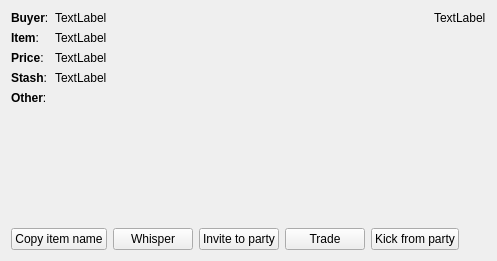
<?xml version="1.0" encoding="UTF-8"?>
<ui version="4.0">
 <class>TradeWidget</class>
 <widget class="QWidget" name="TradeWidget">
  <property name="geometry">
   <rect>
    <x>0</x>
    <y>0</y>
    <width>497</width>
    <height>261</height>
   </rect>
  </property>
  <property name="windowTitle">
   <string>Form</string>
  </property>
  <layout class="QVBoxLayout" name="verticalLayout_2">
   <item>
    <layout class="QHBoxLayout" name="horizontalLayout_2" stretch="1,0">
     <item>
      <layout class="QFormLayout" name="formLayout">
       <item row="0" column="0">
        <widget class="QLabel" name="label">
         <property name="text">
          <string>&lt;b&gt;Buyer&lt;/b&gt;:</string>
         </property>
        </widget>
       </item>
       <item row="0" column="1">
        <widget class="QLabel" name="buyer">
         <property name="text">
          <string>TextLabel</string>
         </property>
        </widget>
       </item>
       <item row="1" column="0">
        <widget class="QLabel" name="label_2">
         <property name="text">
          <string>&lt;b&gt;Item&lt;/b&gt;:</string>
         </property>
        </widget>
       </item>
       <item row="1" column="1">
        <widget class="QLabel" name="item">
         <property name="text">
          <string>TextLabel</string>
         </property>
        </widget>
       </item>
       <item row="2" column="0">
        <widget class="QLabel" name="label_3">
         <property name="text">
          <string>&lt;b&gt;Price&lt;/b&gt;:</string>
         </property>
        </widget>
       </item>
       <item row="2" column="1">
        <widget class="QLabel" name="price">
         <property name="text">
          <string>TextLabel</string>
         </property>
        </widget>
       </item>
       <item row="3" column="0">
        <widget class="QLabel" name="label_4">
         <property name="text">
          <string>&lt;b&gt;Stash&lt;/b&gt;:</string>
         </property>
        </widget>
       </item>
       <item row="3" column="1">
        <widget class="QLabel" name="stash">
         <property name="text">
          <string>TextLabel</string>
         </property>
        </widget>
       </item>
       <item row="4" column="0">
        <widget class="QLabel" name="label_5">
         <property name="text">
          <string>&lt;b&gt;Other&lt;/b&gt;:</string>
         </property>
        </widget>
       </item>
       <item row="4" column="1">
        <widget class="QLabel" name="other">
         <property name="text">
          <string/>
         </property>
        </widget>
       </item>
      </layout>
     </item>
     <item>
      <layout class="QVBoxLayout" name="verticalLayout">
       <item>
        <widget class="QLabel" name="time">
         <property name="text">
          <string>TextLabel</string>
         </property>
        </widget>
       </item>
       <item>
        <spacer name="verticalSpacer">
         <property name="orientation">
          <enum>Qt::Vertical</enum>
         </property>
         <property name="sizeHint" stdset="0">
          <size>
           <width>20</width>
           <height>40</height>
          </size>
         </property>
        </spacer>
       </item>
      </layout>
     </item>
    </layout>
   </item>
   <item>
    <layout class="QHBoxLayout" name="horizontalLayout">
     <item>
      <widget class="QPushButton" name="copy_item_name">
       <property name="text">
        <string>Copy item name</string>
       </property>
      </widget>
     </item>
     <item>
      <widget class="QPushButton" name="whisper">
       <property name="text">
        <string>Whisper</string>
       </property>
      </widget>
     </item>
     <item>
      <widget class="QPushButton" name="invite_to_party">
       <property name="text">
        <string>Invite to party</string>
       </property>
      </widget>
     </item>
     <item>
      <widget class="QPushButton" name="trade">
       <property name="text">
        <string>Trade</string>
       </property>
      </widget>
     </item>
     <item>
      <widget class="QPushButton" name="kick_from_party">
       <property name="text">
        <string>Kick from party</string>
       </property>
      </widget>
     </item>
     <item>
      <spacer name="horizontalSpacer">
       <property name="orientation">
        <enum>Qt::Horizontal</enum>
       </property>
       <property name="sizeHint" stdset="0">
        <size>
         <width>40</width>
         <height>20</height>
        </size>
       </property>
      </spacer>
     </item>
    </layout>
   </item>
  </layout>
 </widget>
 <resources/>
 <connections/>
</ui>
